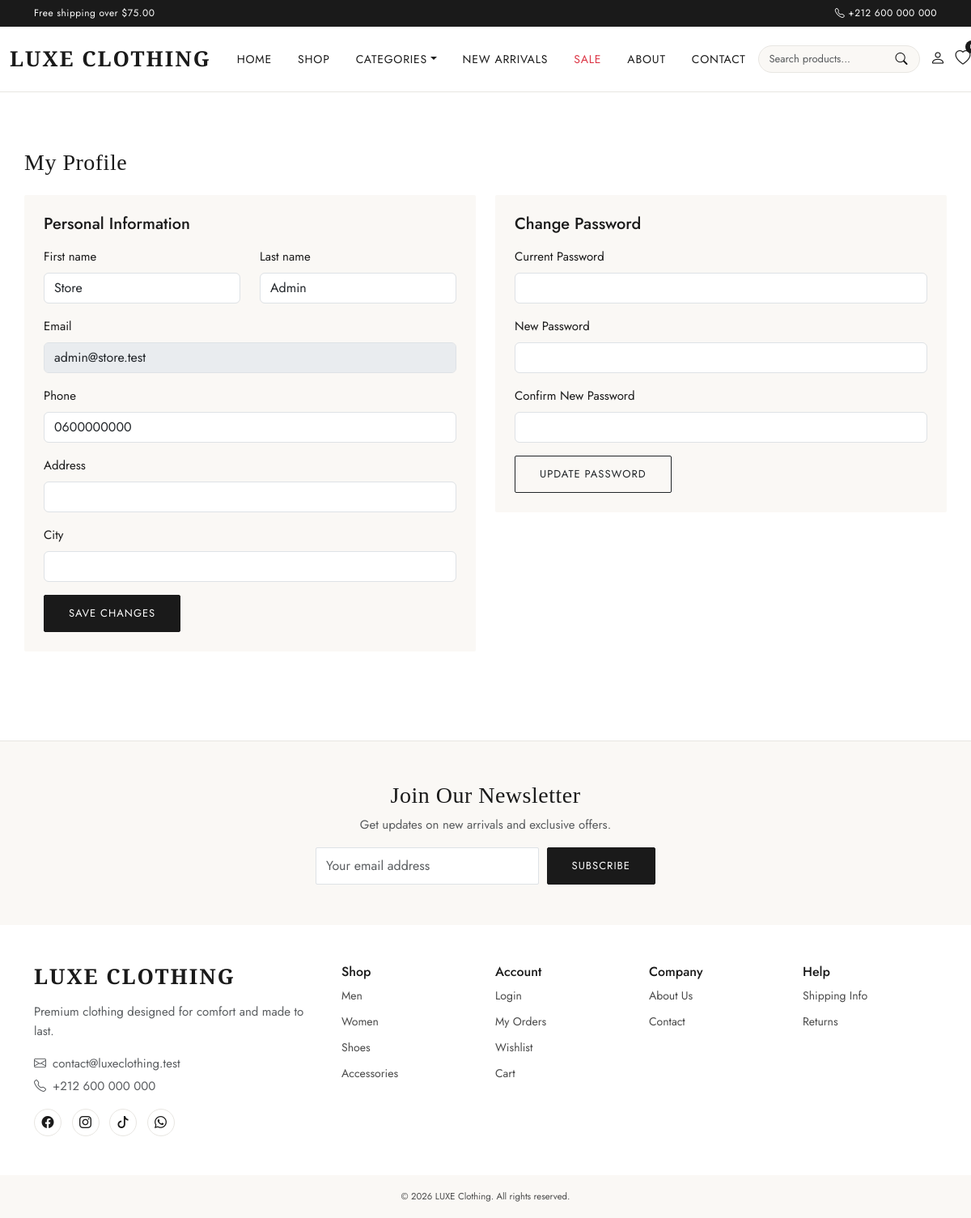
The page /auth/profile.php (signed in) on the database its author committed.
### tables this page shows
CREATE TABLE users (
    id INT AUTO_INCREMENT PRIMARY KEY,
    first_name VARCHAR(100) NOT NULL,
    last_name VARCHAR(100) NOT NULL,
    email VARCHAR(150) NOT NULL UNIQUE,
    password VARCHAR(255) NOT NULL,
    phone VARCHAR(30) DEFAULT NULL,
    address VARCHAR(255) DEFAULT NULL,
    city VARCHAR(100) DEFAULT NULL,
    role ENUM('customer','admin') NOT NULL DEFAULT 'customer',
    status ENUM('active','inactive') NOT NULL DEFAULT 'active',
    created_at DATETIME NOT NULL DEFAULT CURRENT_TIMESTAMP,
    INDEX idx_users_email (email),
    INDEX idx_users_role (role)
);

### includes/functions.php (called while the page is built, shortened)
<?php
require_once __DIR__ . '/../config/database.php';
function e(?string $value): string
{
    return htmlspecialchars($value ?? '', ENT_QUOTES, 'UTF-8');
}
function isLoggedIn(): bool
{
    return !empty($_SESSION['user_id']);
}
function currentUserId(): ?int
{
    return $_SESSION['user_id'] ?? null;
}
function currentUser(): ?array
{
    static $user = null;
    if ($user !== null) {
        return $user ?: null;
    }
    $stmt = getDB()->prepare('SELECT * FROM users WHERE id = ? LIMIT 1');
    $stmt->execute([currentUserId()]);
    $user = $stmt->fetch() ?: false;
    return $user ?: null;
}

### config/database.php (called while the page is built, shortened)
<?php
function getDB(): PDO
{
    static $pdo = null;
    if ($pdo === null) {
        $dsn = 'mysql:host=' . DB_HOST . ';dbname=' . DB_NAME . ';charset=' . DB_CHARSET;
        $options = [
            PDO::ATTR_ERRMODE            => PDO::ERRMODE_EXCEPTION,
            PDO::ATTR_DEFAULT_FETCH_MODE => PDO::FETCH_ASSOC,
            PDO::ATTR_EMULATE_PREPARES   => false,
        ];
        try {
            $pdo = new PDO($dsn, DB_USER, DB_PASS, $options);
        } catch (PDOException $e) {
            error_log('DB Connection Error: ' . $e->getMessage());
            http_response_code(500);
            die('A database error occurred. Please try again later.');
        }
    }
    return $pdo;
}

### auth/profile.php (the view, shortened to what this page needs)
<?php
require_once __DIR__ . '/../includes/functions.php';
$user = currentUser();
require_once __DIR__ . '/../includes/header.php';
?>
<div class="container section">
  <h3 class="mb-4">My Profile</h3>
  <div class="row g-4">
    <div class="col-lg-6">
      <div class="p-4" style="background:var(--cream);border-radius:2px;">
        <h5 class="mb-3">Personal Information</h5>
        <form method="POST">
          <div class="row">
            <div class="col-6 mb-3">
              <label class="form-label">First name</label>
              <input type="text" name="first_name" class="form-control" value="<?= e($user['first_name']) ?>" required>
            </div>
            <div class="col-6 mb-3">
              <label class="form-label">Last name</label>
              <input type="text" name="last_name" class="form-control" value="<?= e($user['last_name']) ?>" required>
            </div>
          </div>
          <div class="mb-3">
            <label class="form-label">Email</label>
            <input type="email" class="form-control" value="<?= e($user['email']) ?>" disabled>
          </div>
          <div class="mb-3">
            <label class="form-label">Phone</label>
            <input type="text" name="phone" class="form-control" value="<?= e($user['phone']) ?>">
          </div>
          <div class="mb-3">
            <label class="form-label">Address</label>
            <input type="text" name="address" class="form-control" value="<?= e($user['address']) ?>">
          </div>
          <div class="mb-3">
            <label class="form-label">City</label>
            <input type="text" name="city" class="form-control" value="<?= e($user['city']) ?>">
          </div>
          <button class="btn btn-dark">Save Changes</button>
        </form>
      </div>
    </div>
    <div class="col-lg-6">
      <div class="p-4" style="background:var(--cream);border-radius:2px;">
        <h5 class="mb-3">Change Password</h5>
        <form method="POST">
          <div class="mb-3">
            <label class="form-label">Current Password</label>
            <input type="password" name="current_password" class="form-control" required>
          </div>
          <div class="mb-3">
            <label class="form-label">New Password</label>
            <input type="password" name="new_password" class="form-control" required minlength="6">
          </div>
          <div class="mb-3">
            <label class="form-label">Confirm New Password</label>
            <input type="password" name="confirm_password" class="form-control" required minlength="6">
          </div>
          <button class="btn btn-outline-dark">Update Password</button>
        </form>
      </div>
    </div>
  </div>
</div>
<?php require_once __DIR__ . '/../includes/footer.php'; ?>

### assets/css/style.css (style rules this page uses)
:root { --ink: #1a1a1a; --ink-soft: #4a4a4a; --paper: #ffffff; --cream: #faf8f5; --line: #e8e6e2; --accent: #b8935f; --sale: #c0392b; --radius: 2px; --font-body: 'Jost', sans-serif; --font-display: 'Playfair Display', serif; }
html, body { max-width: 100%; overflow-x: hidden; }
* { box-sizing: border-box; }
body { font-family: var(--font-body); color: var(--ink); background: var(--paper); font-size: 15px; line-height: 1.6; }
h1, h2, h3, .brand-logo { font-family: var(--font-display); letter-spacing: .5px; }
.btn-dark { background: var(--ink); border-color: var(--ink); border-radius: var(--radius); padding: 12px 30px; text-transform: uppercase; letter-spacing: 1px; font-size: 13px; }
.btn-outline-dark { border-radius: var(--radius); text-transform: uppercase; letter-spacing: 1px; font-size: 13px; padding: 12px 30px; }
.section { padding: 70px 0; }
html, body { width: 100%; max-width: 100%; overflow-x: hidden; }

### rows shown on the page
users: first_name "Store", last_name "Admin", email "admin@store.test", phone "0600000000"

### other values the page prints
formatPrice((float)setting('free_shipping_threshold', 75)) "$75.00"
setting('phone', '') "+212 600 000 000"
setting('store_name', 'LUXE') "LUXE CLOTHING"
setting('footer_about_text') ?: setting('address', '') "Premium clothing designed for comfort and made to last."
setting('email', '') "contact@luxeclothing.test"
setting('store_name', 'LUXE Clothing') "LUXE Clothing"
